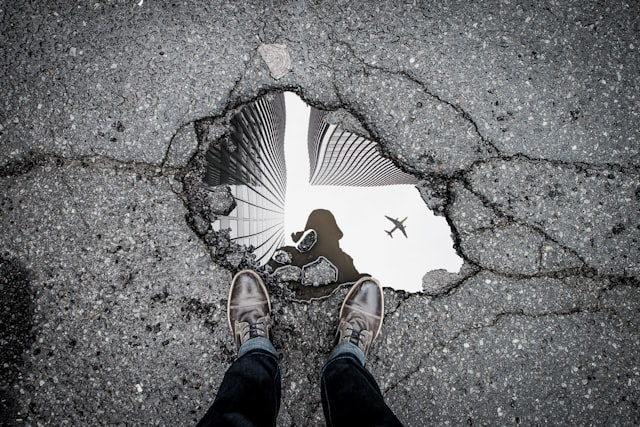
#> input picture data/samples/sample_1.jpg, 640 x 427 px; its folder holds only this picture in this run
$ python evaluate.py
#> lines starting #> are read from the running program, lines starting #| are printed output that depends on the picture
### pipeline/preprocess.py
"""
Image Preprocessing Module.

Handles image loading from multiple sources and enhancement
for low-light, noisy, or blurred traffic camera images.
"""

import cv2
import numpy as np
from PIL import Image
from pathlib import Path
import sys

sys.path.insert(0, str(Path(__file__).parent.parent))
from config import CLAHE_CLIP_LIMIT, CLAHE_TILE_GRID_SIZE, DENOISE_H, DENOISE_H_COLOR


def load_image(source) -> np.ndarray:
    """
    Accept file path (str/Path), PIL Image, Streamlit UploadedFile,
    bytes, or numpy array. Returns a BGR numpy array.

    Raises ValueError if the source cannot be loaded.
    """
#> called with source = 'data/samples/sample_1.jpg'
    try:
        # [6 lines left out: function _enforce_max_size, not called in this run]

        # Already a numpy array
        if isinstance(source, np.ndarray):
            if len(source.shape) == 2:
                img = cv2.cvtColor(source, cv2.COLOR_GRAY2BGR)
            elif source.shape[2] == 4:
                img = cv2.cvtColor(source, cv2.COLOR_BGRA2BGR)
            else:
                img = source
            return _enforce_max_size(img)

        # PIL Image
        if isinstance(source, Image.Image):
            source.thumbnail((2560, 2560), Image.Resampling.LANCZOS)
            img_rgb = np.array(source.convert("RGB"))
            return cv2.cvtColor(img_rgb, cv2.COLOR_RGB2BGR)

        # Bytes or Streamlit UploadedFile (has .read())
        if hasattr(source, "read") or isinstance(source, bytes):
            import io
            file_bytes = source.read() if hasattr(source, "read") else source
            try:
                # Use PIL for memory-efficient loading of massive JPEGs
                pil_img = Image.open(io.BytesIO(file_bytes))
                from PIL import ImageOps
                pil_img = ImageOps.exif_transpose(pil_img) # Fix orientation
                pil_img.thumbnail((2560, 2560), Image.Resampling.LANCZOS)
                img_rgb = np.array(pil_img.convert("RGB"))
                return cv2.cvtColor(img_rgb, cv2.COLOR_RGB2BGR)
            except Exception:
                # Fallback to cv2
                np_bytes = np.frombuffer(file_bytes, dtype=np.uint8)
                img = cv2.imdecode(np_bytes, cv2.IMREAD_COLOR)
                if img is None:
                    raise ValueError("Failed to decode image from bytes.")
                return _enforce_max_size(img)

        # File path (str or Path)
        if isinstance(source, (str, Path)):
            path = str(source)
            try:
                pil_img = Image.open(path)
#> pil_img is the input picture: PIL image 640x427 RGB; mean R, G, B 111, 112, 114.1
                from PIL import ImageOps
                pil_img = ImageOps.exif_transpose(pil_img)
                pil_img.thumbnail((2560, 2560), Image.Resampling.LANCZOS)
                img_rgb = np.array(pil_img.convert("RGB"))
                return cv2.cvtColor(img_rgb, cv2.COLOR_RGB2BGR)
            except Exception:
                img = cv2.imread(path, cv2.IMREAD_COLOR)
                if img is None:
                    raise ValueError(f"Failed to load image from path: {path}")
                return _enforce_max_size(img)

        raise ValueError(f"Unsupported image source type: {type(source)}")

    except ValueError:
        raise
    except Exception as e:
        raise ValueError(f"Error loading image: {e}")


def preprocess(image: np.ndarray) -> np.ndarray:
    """
    Enhance a traffic camera image for better detection accuracy.

    Steps:
      1. Convert to LAB color space
      2. Apply CLAHE to L channel for low-light enhancement
      3. Convert back to BGR
      4. Apply denoising for motion blur / rain artifacts

    Returns the preprocessed BGR image.
    """
    # Step 0: Downscale massive images (e.g., from phones) to avoid extreme CPU lag
    max_dim = 1280
    h, w = image.shape[:2]
    if max(h, w) > max_dim:
        scale = max_dim / max(h, w)
        image = cv2.resize(image, (int(w * scale), int(h * scale)), interpolation=cv2.INTER_AREA)

    # Step 1-3: CLAHE on luminance channel
    lab = cv2.cvtColor(image, cv2.COLOR_BGR2LAB)
#> lab: shape (427, 640, 3); mean of channels 0, 1, 2 118.4, 128, 126.8
    l_channel, a_channel, b_channel = cv2.split(lab)
    clahe = cv2.createCLAHE(
        clipLimit=CLAHE_CLIP_LIMIT,
        tileGridSize=CLAHE_TILE_GRID_SIZE,
    )
    l_enhanced = clahe.apply(l_channel)
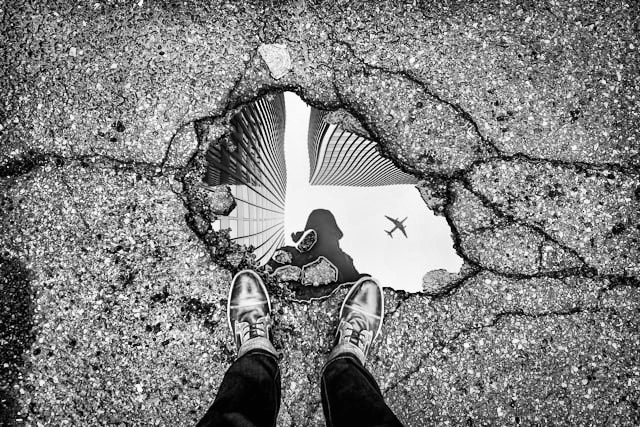
#> l_enhanced: shape (427, 640); min 0, max 255, mean 128.9
    lab_enhanced = cv2.merge([l_enhanced, a_channel, b_channel])
#> lab_enhanced: shape (427, 640, 3); mean of channels 0, 1, 2 128.9, 128, 126.8
    bgr_enhanced = cv2.cvtColor(lab_enhanced, cv2.COLOR_LAB2BGR)
#> (the rest of the program and of its run is left out)
